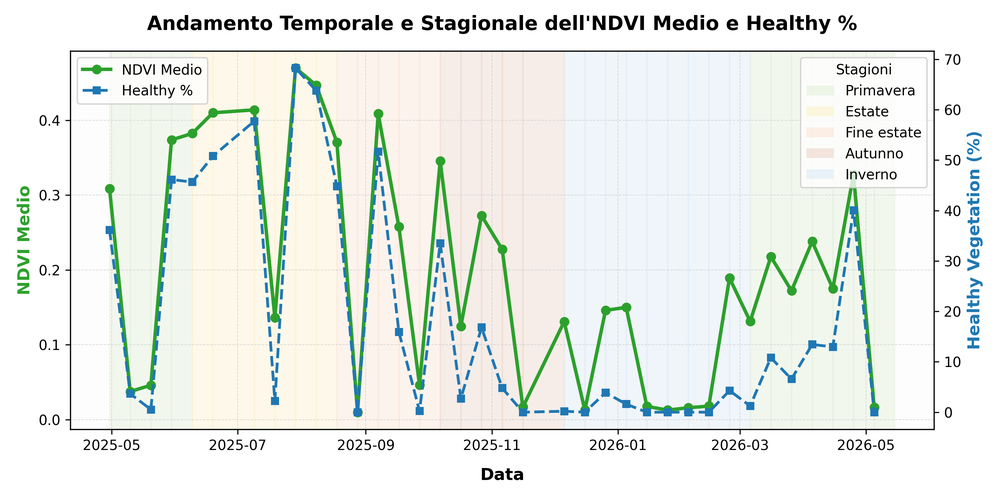
#> input picture temporal_ndvi_trend.png, 1000 x 500 px, shrunk from 3000 x 1500 before the run
$ python convert_to_raw.py temporal_ndvi_trend.png
#> lines starting #> are read from the running program, lines starting #| are printed output that depends on the picture
#!/usr/bin/env python3
"""
Convert JP2/TIFF images to raw binary format that CUDA can read directly.
"""
import argparse
import numpy as np
import os

try:
    import rasterio
except ImportError:
    rasterio = None

from PIL import Image

def load_image_first_band(input_path):
    """Load first band from JP2/TIFF as uint16 2D array."""
#> called with input_path = 'temporal_ndvi_trend.png'
    ext = os.path.splitext(input_path)[1].lower()

    # Rasterio handles JP2/TIFF robustly (especially Sentinel-2 JP2).
    if rasterio is not None and ext in {".jp2", ".tif", ".tiff"}:
        with rasterio.open(input_path) as src:
            arr = src.read(1)
    else:
        # Pillow fallback for environments without rasterio.
        img = Image.open(input_path)
#> img is the input picture: PIL image 1000x500 RGBA; mean R, G, B, A 233.4, 237.7, 232.6, 255
        arr = np.array(img)

        if arr.ndim == 3:
            # If multi-channel image, keep first channel only.
            arr = arr[:, :, 0]
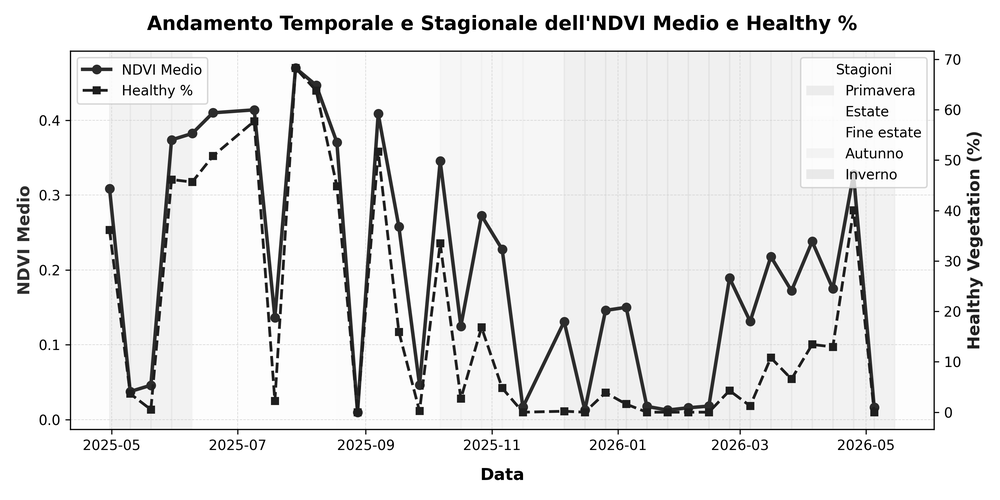
#> arr: shape (500, 1000); min 0, max 255, mean 233.4

    return arr.astype(np.uint16, copy=False)


def image_to_raw(input_path, output_path):
    """Convert JP2/TIFF image to raw 16-bit unsigned binary."""
    print(f"Converting {input_path}...")
    arr = load_image_first_band(input_path)
    height, width = arr.shape
#> height = 500; width = 1000

    print(f"  Dimensions: {width} x {height}")
#|   Dimensions: 1000 x 500
    print(f"  Data type: {arr.dtype}, min={arr.min()}, max={arr.max()}")
#|   Data type: uint16, min=0, max=255

    # Save as raw binary (row-major order, C-style)
    arr.ravel().tofile(output_path)

    # Save dimensions to text file
    meta_path = output_path.replace(".raw", "_meta.txt")
    with open(meta_path, "w", encoding="utf-8") as f:
        f.write(f"{width} {height}\n")

    print(f"  Saved {output_path} ({os.path.getsize(output_path)} bytes)")
    print(f"  Saved {meta_path}")
    return width, height


def default_output_path(input_path):
    base = os.path.splitext(input_path)[0]
    return f"{base}.raw"


def parse_args():
    parser = argparse.ArgumentParser(description="Convert JP2/TIFF images to RAW uint16.")
    parser.add_argument(
        "inputs",
        nargs="*",
        help="Input image paths (.jp2/.tif/.tiff). If omitted, uses default Sentinel-2 files.",
    )
    parser.add_argument(
        "--outputs",
        nargs="*",
        help="Optional output .raw paths (must match number of inputs).",
    )
    return parser.parse_args()

if __name__ == "__main__":
    args = parse_args()

    print("Converting JP2/TIFF images to raw binary format...\n")

    inputs = args.inputs
    if not inputs:
        inputs = [
            "images/B04_10m_2.jp2",
            "images/B08_10m_2.jp2",
            "images/B02_10m_2.jp2",
        ]

    if args.outputs and len(args.outputs) != len(inputs):
        raise ValueError("--outputs count must match number of input files.")

    outputs = args.outputs if args.outputs else [default_output_path(p) for p in inputs]

    dims = []
    for in_path, out_path in zip(inputs, outputs):
        w, h = image_to_raw(in_path, out_path)
#> w = 1000; h = 500
        dims.append((w, h, in_path))

    print("\n" + "=" * 60)
    first_w, first_h, _ = dims[0]
#> first_w = 1000; first_h = 500
    if all((w == first_w and h == first_h) for w, h, _ in dims):
        print("All images have matching dimensions.")
        print(f"  Size: {first_w} x {first_h} = {first_w * first_h} pixels")
#|   Size: 1000 x 500 = 500000 pixels
    else:
        print("Warning: Images have different dimensions:")
        for w, h, name in dims:
            print(f"  {name}: {w}x{h}")

    print("\nConversion complete! Update main.cu to read .raw files.")
